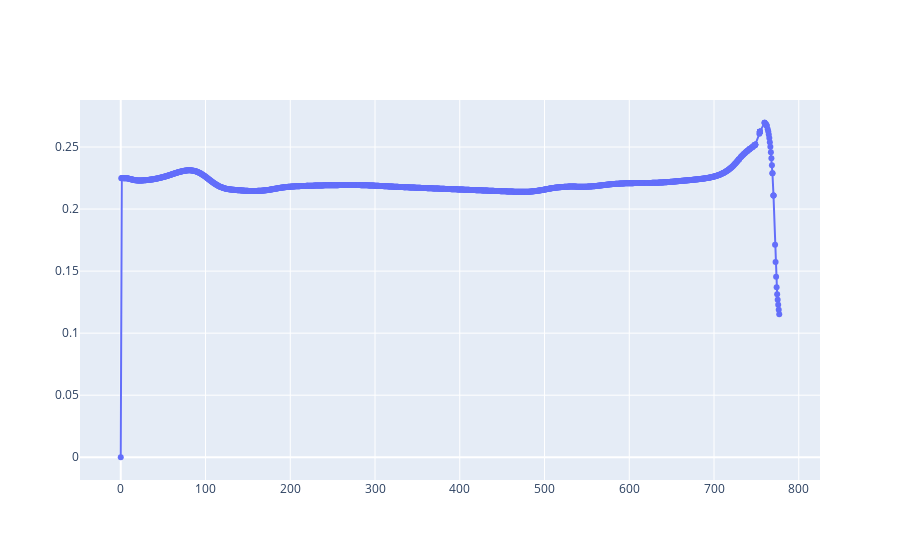

The notebook cell saved with this chart:
### Code cell
qlm.Spin1.norm.preview()

### Figure 1 — Plotly figure (JSON) as saved in the notebook; plotly's stock layout.template omitted (floating-point values rounded to 4 significant figures; data arrays with more than 128 entries replaced by an {"elided": "..."} marker saying what was removed)
{"data": [{"mode": "lines+markers", "name": "y", "type": "scatter", "x": {"elided": "1260 float values"}, "y": {"elided": "1260 float values"}}], "layout": {"autosize": true, "xaxis": {"autorange": true, "range": [-49.34, 826.3], "type": "linear"}, "yaxis": {"autorange": true, "range": [-0.01974, 0.2893], "type": "linear"}}}
